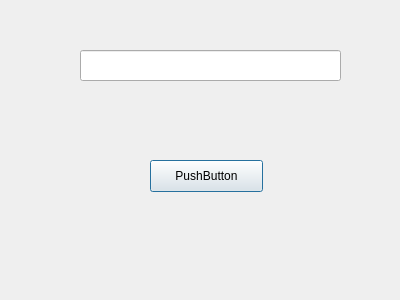
<?xml version="1.0" encoding="UTF-8"?>
<ui version="4.0">
 <class>Dialog</class>
 <widget class="QDialog" name="Dialog">
  <property name="geometry">
   <rect>
    <x>0</x>
    <y>0</y>
    <width>400</width>
    <height>300</height>
   </rect>
  </property>
  <property name="windowTitle">
   <string>Dialog</string>
  </property>
  <widget class="QLineEdit" name="lineEditChild">
   <property name="geometry">
    <rect>
     <x>80</x>
     <y>50</y>
     <width>261</width>
     <height>31</height>
    </rect>
   </property>
  </widget>
  <widget class="QPushButton" name="pushButton">
   <property name="geometry">
    <rect>
     <x>150</x>
     <y>160</y>
     <width>113</width>
     <height>32</height>
    </rect>
   </property>
   <property name="text">
    <string>PushButton</string>
   </property>
  </widget>
 </widget>
 <resources/>
 <connections/>
</ui>
